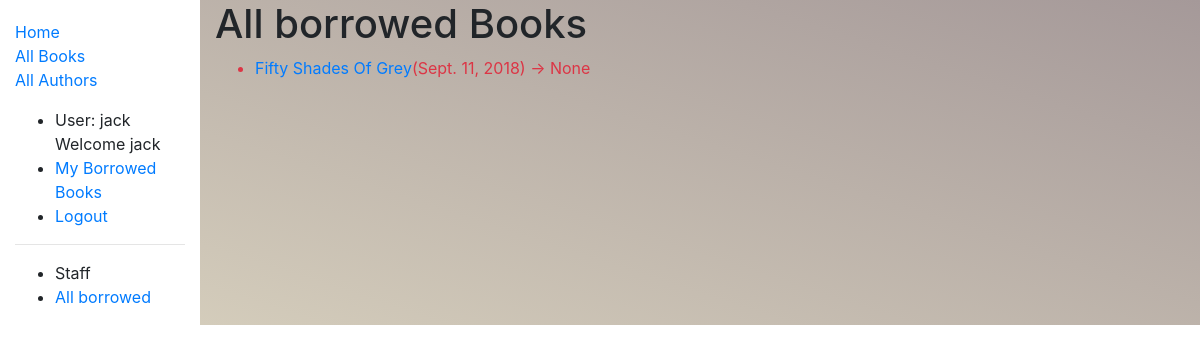
The app's page /catalog/borrowed/ (signed in), older data.
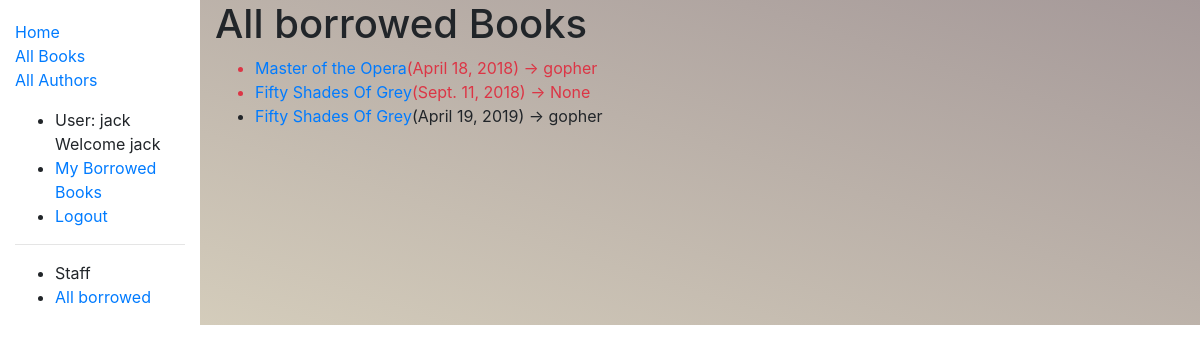
The same page, newer data.
### catalog/models.py (models this page shows, shortened)
class BookInstance(models.Model):
	id = models.UUIDField(primary_key=True, default=uuid.uuid4, help_text='unique ID for this particular book across the whole library')
	book = models.ForeignKey('Book', on_delete=models.SET_NULL, null=True)
	imprint = models.CharField(max_length=200)
	due_back = models.DateField(null=True, blank=True)
	borrower = models.ForeignKey(User, on_delete=models.SET_NULL, blank=True, null=True)
	LOAN_STATUS = (
		('m', 'Maintenance'),
		('o', 'On loan'),
		('a', 'Available'),
		('r','Reserved'),
	)
	status = models.CharField(
		max_length=1,
		choices=LOAN_STATUS,
		blank=True,
		default='m',
		help_text = 'Book Availability'
	)
	class Meta:
		ordering = ['due_back']
		permissions = (("can_mark_returned","Set book as returned"),)
	@property
	def is_overdue(self):
		if self.due_back and date.today() > self.due_back:
			return True
		return False

class Book(models.Model):
	title = models.CharField(max_length=200)
	author = models.ForeignKey('Author', on_delete=models.SET_NULL, null=True)
	summary = models.TextField(max_length=1000, help_text='Enter a brief description of the book')
	isbn = models.CharField('ISBN', max_length=13, help_text='13 Character <a href="https://www.isbn-international.org/content/what-isbn">ISBN number</a>')
	genre = models.ManyToManyField(Genre, help_text = 'Select a genre for this book')
	language = models.ForeignKey(Language, on_delete = models.SET_NULL, null = True)
	def display_genre(self):
		return ', '.join(genre.name_of_genre for genre in self.genre.all()[:3])
	display_genre.short_description = 'Genre'

### catalog/views.py (the view)
# urls.py: path(r'borrowed/', views.LoanedBooksAllListView.as_view(), name= 'borrowed'),
class LoanedBooksAllListView(PermissionRequiredMixin, generic.ListView):
	model = BookInstance
	template_name = 'catalog/bookinstance_list_borrowed_all.html'
	permission_required = 'catalog.can_mark_returned'
	paginate_by = 5
	def get_queryset(self):
			return BookInstance.objects.filter(status__exact = 'o').order_by('due_back')

### catalog/templates/catalog/bookinstance_list_borrowed_all.html
{% extends "base_generic.html" %}
{% block content %}
	<h1>All borrowed Books</h1>
	{% if bookinstance_list %}
	<ul>
		{% for bookinst in bookinstance_list  %}
		<li class="{% if bookinst.is_overdue %}text-danger{% endif %}">
			<a href="{% url 'book-detail' bookinst.book.pk %}">{{bookinst.book.title}}</a>({{bookinst.due_back}})  {% if user.is_staff %} -> {{bookinst.borrower}} {% endif %}
		</li>
		{% endfor %}
	</ul>
	{% else %}
		<p class="text-primary">No borrowed books</p>
	{% endif %}
{% endblock  %}

### catalog/templates/base_generic.html (shortened to what this page needs)
<!DOCTYPE html>
<head>
	<link rel="stylesheet" href="https://stackpath.bootstrapcdn.com/bootstrap/4.1.3/css/bootstrap.min.css">
	{% load static %}
	<link rel="stylesheet" type="text/css" media="screen" href="{% static 'css/main.css' %} " />
</head>
<body>
	<div class="container-fluid">
		<div class="row">
			<div class="col-sm-2">
				{% block sidebar %}
					<ul class="sidebar-nav">
						<li> <a href="{% url 'index' %}">Home </a></li>
						<li><a href="{% url 'books' %}">All Books</a></li>
						<li><a href="{% url 'authors'%}">All Authors</a></li>
					</ul>
					<ul>
						{% if user.is_authenticated %}
						<li> User: {{user.get_username}}  Welcome {{user.get_username}}</li>
							<li><a href="{% url 'my-borrowed' %}">My Borrowed Books</a></li>
							<li><a href="{% url 'logout' %}?next={{request.path}}">Logout</a></li>
							{% else %}
								<li><a href="{% url 'login' %}?next={{ request.path }}">Login</a></li>
							{% endif %}
					</ul>
					{% if user.is_staff %}
					<hr>
					<ul>
						<li>Staff</li>
						{% if perms.catalog.can_mark_returned %}
						<li><a href="{% url 'borrowed' %}">All borrowed</a></li>
						{% endif %}
					</ul>
						{% endif %}
				{% endblock %}
			</div>
			<div class="col-sm-10" style="background-image: linear-gradient(to right top, rgba(112, 87, 30, 0.3), rgba(30, 0, 0, 0.4));">{% block content %}{% endblock %}</div>
		</div>
	</div>
</body>

### catalog/static/css/main.css (style rules this page uses)
.sidebar-nav { margin-top: 20px; padding: 0; list-style: none; }

Row changes from the older to the newer data that the page shows:
added BookInstance: book "Master of the Opera", due_back "April 18, 2018", borrower "gopher"
added BookInstance: book "Fifty Shades Of Grey", due_back "April 19, 2019", borrower "gopher"
